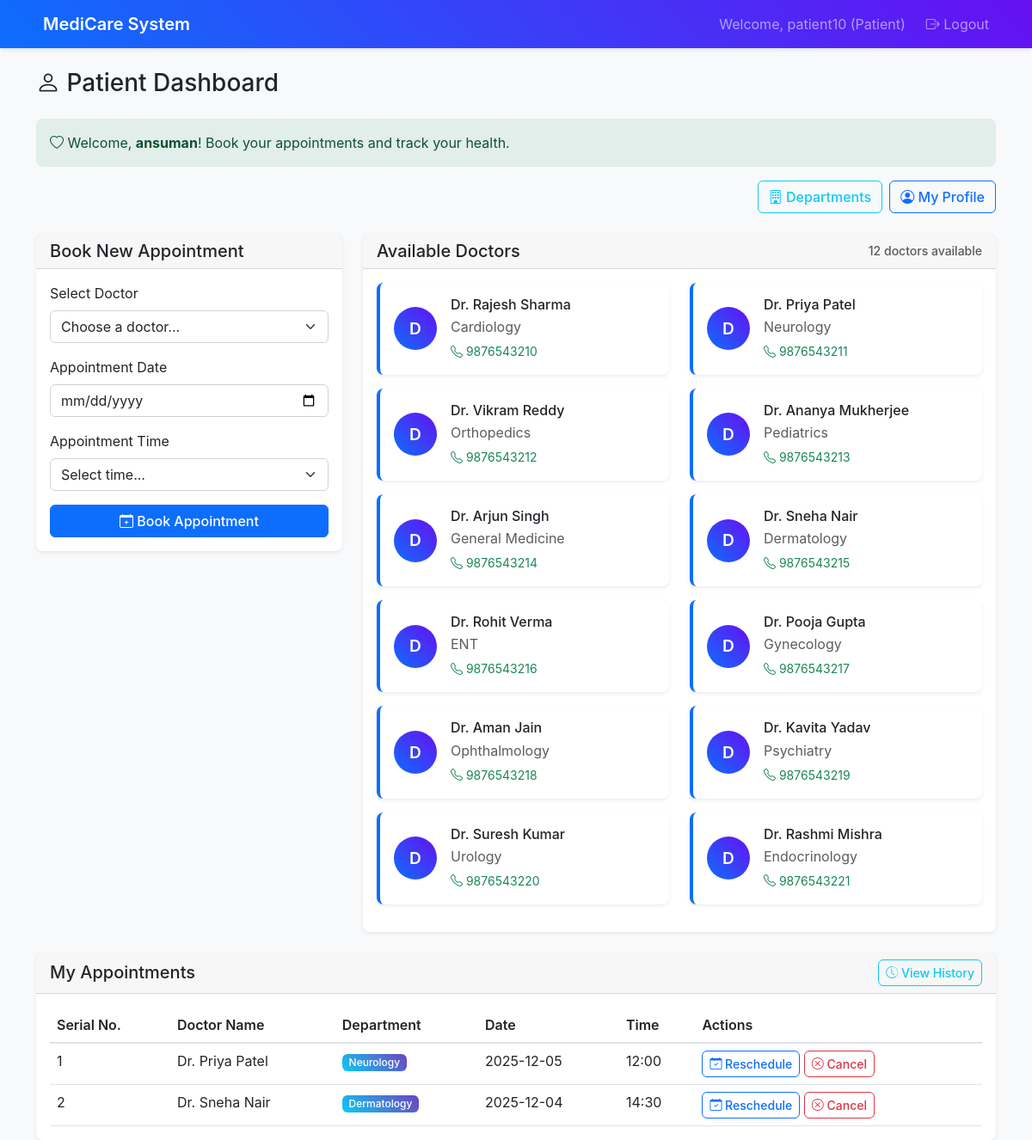
The page /patient/dashboard (signed in) on the database its author committed.
### app.py (models this page shows)
class Patient(db.Model):
    __tablename__ = 'patients'
    id: Mapped[int] = mapped_column(primary_key=True)
    user_id: Mapped[int] = mapped_column(db.ForeignKey('users.id'), nullable=False)
    name: Mapped[str] = mapped_column(nullable=False)
    phone: Mapped[str] = mapped_column()
    address: Mapped[str] = mapped_column()
    created_at: Mapped[datetime] = mapped_column(default=datetime.utcnow)
    user = db.relationship('User', back_populates='patient')
    appointments = db.relationship('Appointment', back_populates='patient')

class Doctor(db.Model):
    __tablename__ = 'doctors'
    id: Mapped[int] = mapped_column(primary_key=True)
    user_id: Mapped[int] = mapped_column(db.ForeignKey('users.id'), nullable=False)
    name: Mapped[str] = mapped_column(nullable=False)
    specialization: Mapped[str] = mapped_column(nullable=True)
    phone: Mapped[str] = mapped_column(nullable=True)
    availability_days: Mapped[str] = mapped_column(nullable=True)
    availability_hours: Mapped[str] = mapped_column(nullable=True)
    availability_slots: Mapped[str] = mapped_column(nullable=True)
    created_at: Mapped[datetime] = mapped_column(default=datetime.utcnow)
    user = db.relationship('User', back_populates='doctor')
    appointments = db.relationship('Appointment', back_populates='doctor')

class Appointment(db.Model):
    __tablename__ = 'appointments'
    id: Mapped[int] = mapped_column(primary_key=True)
    patient_id: Mapped[int] = mapped_column(db.ForeignKey('patients.id'), nullable=False)
    doctor_id: Mapped[int] = mapped_column(db.ForeignKey('doctors.id'), nullable=False)
    appointment_date: Mapped[date] = mapped_column(nullable=False)
    appointment_time: Mapped[str] = mapped_column(nullable=False)
    status: Mapped[str] = mapped_column(default='booked')  # booked, completed, cancelled
    created_at: Mapped[datetime] = mapped_column(default=datetime.utcnow)
    patient = db.relationship('Patient', back_populates='appointments')
    doctor = db.relationship('Doctor', back_populates='appointments')
    treatment = db.relationship('Treatment', back_populates='appointment', uselist=False)

### routes.py (the view)
@app.route('/patient/dashboard')
@login_required
@role_required(['patient'])
def patient_dashboard():
    patient = Patient.query.join(User).filter(User.id == session['user_id']).first()
    if not patient:
        flash('Patient profile not found', 'error')
        return redirect(url_for('logout'))
    departments = Department.query.all()
    doctors = Doctor.query.all()
    appointments = db.session.query(
        Appointment,
        Doctor.name.label('doctor_name'),
        Doctor.specialization.label('specialization')
    ).join(Doctor, Appointment.doctor_id == Doctor.id)\
     .filter(Appointment.patient_id == patient.id)\
     .order_by(Appointment.appointment_date.desc(), Appointment.appointment_time.desc()).all()
    today_date = date.today().strftime('%Y-%m-%d')
    return render_template('patient_dashboard.html',
                         patient=patient,
                         departments=departments,
                         doctors=doctors,
                         appointments=appointments,
                         today_date=today_date)

### routes.py (called while the page is built)
def login_required(f):
    @wraps(f)
    def decorated_function(*args, **kwargs):
        if 'user_id' not in session:
            return redirect(url_for('login'))
        return f(*args, **kwargs)
    return decorated_function

def role_required(roles):
    def decorator(f):
        @wraps(f)
        def decorated_function(*args, **kwargs):
            if 'user_role' not in session or session['user_role'] not in roles:
                flash('Access denied. Insufficient permissions.', 'error')
                return redirect(url_for('login'))
            return f(*args, **kwargs)
        return decorated_function
    return decorator

### templates/patient_dashboard.html (shortened to what this page needs)
{% extends "base.html" %}
{% block content %}
<div class="row">
    <div class="col-12">
        <h1 class="h3 mb-4">
            <i class="bi bi-person"></i> Patient Dashboard
        </h1>
        <div class="alert alert-success">
            <i class="bi bi-heart"></i>
            Welcome, <strong>{{ patient.name }}</strong>! Book your appointments and track your health.
        </div>
    </div>
</div>
<div class="row mb-4">
    <div class="col-12">
        <div class="d-flex justify-content-end">
            <a href="{{ url_for('patient_departments') }}" class="btn btn-outline-info me-2">
                <i class="bi bi-building"></i> Departments
            </a>
            <a href="{{ url_for('patient_profile') }}" class="btn btn-outline-primary">
                <i class="bi bi-person-circle"></i> My Profile
            </a>
        </div>
    </div>
</div>
<div class="row">
    <div class="col-md-4 mb-4">
        <div class="card">
            <div class="card-header">
                <h5 class="mb-0">Book New Appointment</h5>
            </div>
            <div class="card-body">
                <form method="POST" action="{{ url_for('book_appointment') }}">
                    <div class="mb-3">
                        <label for="doctor_id" class="form-label">Select Doctor</label>
                        <select class="form-select" id="doctor_id" name="doctor_id" required>
                            <option value="">Choose a doctor...</option>
                        </select>
                    </div>
                    <div class="mb-3">
                        <label for="appointment_date" class="form-label">Appointment Date</label>
                        <input type="date" class="form-control" id="appointment_date" name="appointment_date" required>
                    </div>
                    <div class="mb-3">
                        <label for="appointment_time" class="form-label">Appointment Time</label>
                        <select class="form-select" id="appointment_time" name="appointment_time" required>
                            <option value="">Select time...</option>
                        </select>
                    </div>
                    <button type="submit" class="btn btn-primary w-100">
                        <i class="bi bi-calendar-plus"></i> Book Appointment
                    </button>
                </form>
            </div>
        </div>
    </div>
    <div class="col-md-8 mb-4">
        <div class="card">
            <div class="card-header d-flex justify-content-between align-items-center">
                <h5 class="mb-0">Available Doctors</h5>
                <small class="text-muted">{{ doctors|length }} doctors available</small>
            </div>
            <div class="card-body">
                <div class="row">
                    {% for doctor in doctors %}
                    <div class="col-md-6 mb-3">
                        <div class="card border-left-primary">
                            <div class="card-body p-3">
                                <div class="d-flex align-items-center">
                                    <div class="avatar bg-primary text-white rounded-circle d-flex align-items-center justify-content-center me-3" style="width: 50px; height: 50px;">
                                        {{ doctor.name[0] }}
                                    </div>
                                    <div>
                                        <h6 class="mb-1">{{ doctor.name }}</h6>
                                        <p class="text-muted mb-1">{{ doctor.specialization }}</p>
                                        <small class="text-success">
                                            <i class="bi bi-telephone"></i> {{ doctor.phone or 'Contact via hospital' }}
                                        </small>
                                    </div>
                                </div>
                            </div>
                        </div>
                    </div>
                    {% endfor %}
                </div>
            </div>
        </div>
    </div>
</div>
<div class="row">
    <div class="col-12">
        <div class="card">
            <div class="card-header d-flex justify-content-between align-items-center">
                <h5 class="mb-0">My Appointments</h5>
                <a href="{{ url_for('patient_history') }}" class="btn btn-sm btn-outline-info">
                    <i class="bi bi-clock-history"></i> View History
                </a>
            </div>
            <div class="card-body">
                {% if appointments %}
                <div class="table-responsive">
                    <table class="table">
                        <thead>
                            <tr>
                                <th>Serial No.</th>
                                <th>Doctor Name</th>
                                <th>Department</th>
                                <th>Date</th>
                                <th>Time</th>
                                <th>Actions</th>
                            </tr>
                        </thead>
                        <tbody>
                            {% for appointment_tuple in appointments %}
                            {% set appointment = appointment_tuple[0] %}
                            {% set doctor_name = appointment_tuple[1] %}
                            {% set specialization = appointment_tuple[2] %}
                            <tr>
                                <td>{{ loop.index }}</td>
                                <td>{{ doctor_name }}</td>
                                <td>
                                    <span class="badge bg-info">{{ specialization }}</span>
                                </td>
                                <td>{{ appointment.appointment_date }}</td>
                                <td>{{ appointment.appointment_time }}</td>
                                <td>
                                    {% if appointment.status == 'booked' %}
                                    <a href="{{ url_for('reschedule_appointment', appointment_id=appointment.id) }}" class="btn btn-sm btn-outline-primary">
                                        <i class="bi bi-calendar-check"></i> Reschedule
                                    </a>
                                    <form method="POST" action="{{ url_for('cancel_appointment', appointment_id=appointment.id) }}" class="d-inline">
                                        <button type="submit" class="btn btn-sm btn-outline-danger"
                                                onclick="return confirm('Are you sure you want to cancel this appointment?')">
                                            <i class="bi bi-x-circle"></i> Cancel
                                        </button>
                                    </form>
                                    {% endif %}
                                </td>
                            </tr>
                            {% endfor %}
                        </tbody>
                    </table>
                </div>
                {% else %}
                <div class="text-center py-4">
                    <i class="bi bi-calendar-x display-1 text-muted"></i>
                    <h4 class="text-muted">No appointments yet</h4>
                    <p class="text-muted">Book your first appointment to get started</p>
                </div>
                {% endif %}
            </div>
        </div>
    </div>
</div>
{% endblock %}

### static/style.css (style rules this page uses)
:root { --primary-color: #0d6efd; --success-color: #198754; --info-color: #0dcaf0; --warning-color: #ffc107; --danger-color: #dc3545; --light-color: #f8f9fa; --dark-color: #212529; }
body { background-color: #f8f9fa; font-family: -apple-system, BlinkMacSystemFont, 'Segoe UI', Roboto, sans-serif; }
.card { border: none; box-shadow: 0 0.125rem 0.25rem rgba(0, 0, 0, 0.075); border-radius: 0.5rem; transition: box-shadow 0.15s ease-in-out; }
.card-header { background-color: rgba(0, 0, 0, 0.03); border-bottom: 1px solid rgba(0, 0, 0, 0.125); font-weight: 500; }
.avatar { font-weight: 600; font-size: 1.2em; }
.btn { border-radius: 0.375rem; font-weight: 500; transition: all 0.15s ease-in-out; }
.btn-primary { background-color: var(--primary-color); border-color: var(--primary-color); }
.form-control, .form-select { border-radius: 0.375rem; border: 1px solid #ced4da; transition: border-color 0.15s ease-in-out, box-shadow 0.15s ease-in-out; }
.alert { border: none; border-radius: 0.5rem; }
.alert-success { background-color: rgba(25, 135, 84, 0.1); color: #0f5132; }
.badge { font-weight: 500; border-radius: 0.375rem; }
.table { margin-bottom: 0; }
.table th { font-weight: 600; color: var(--dark-color); border-bottom: 2px solid #dee2e6; }
.bg-primary { background: linear-gradient(45deg, #0d6efd, #6610f2) !important; }
.bg-info { background: linear-gradient(45deg, #0dcaf0, #6f42c1) !important; }
.border-left-primary { border-left: 4px solid var(--primary-color) !important; }
.card, .alert { animation: fadeInUp 0.5s ease-out; }

### rows shown on the page
Patient: name "ansuman"
Doctor: name "D", name "Dr. Rajesh Sharma", specialization "Cardiology", phone "9876543210"
Doctor: name "D", name "Dr. Priya Patel", specialization "Neurology", phone "9876543211"
Doctor: name "D", name "Dr. Vikram Reddy", specialization "Orthopedics", phone "9876543212"
Doctor: name "D", name "Dr. Ananya Mukherjee", specialization "Pediatrics", phone "9876543213"
Doctor: name "D", name "Dr. Arjun Singh", specialization "General Medicine", phone "9876543214"
Doctor: name "D", name "Dr. Sneha Nair", specialization "Dermatology", phone "9876543215"
Doctor: name "D", name "Dr. Rohit Verma", specialization "ENT", phone "9876543216"
Doctor: name "D", name "Dr. Pooja Gupta", specialization "Gynecology", phone "9876543217"
Doctor: name "D", name "Dr. Aman Jain", specialization "Ophthalmology", phone "9876543218"
Doctor: name "D", name "Dr. Kavita Yadav", specialization "Psychiatry", phone "9876543219"
Doctor: name "D", name "Dr. Suresh Kumar", specialization "Urology", phone "9876543220"
Doctor: name "D", name "Dr. Rashmi Mishra", specialization "Endocrinology", phone "9876543221"
Appointment: appointment_date "2025-12-05", appointment_time "12:00"
Appointment: appointment_date "2025-12-04", appointment_time "14:30"

### other values the page prints
{{ session.username }} "patient10"
{{ session.user_role.title() }} "Patient"
{{ doctors|length }} "12"
